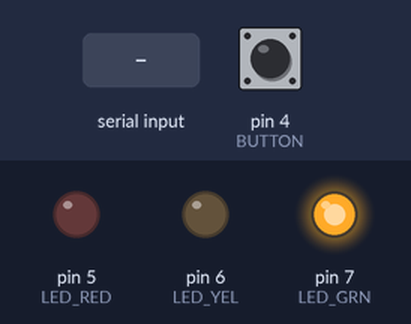
Bench run of a sketch on a simulated Arduino Uno, built with avr-gcc and run on an emulated ATmega328P. Parts: output pins drawn as LEDs (lit = HIGH). Inputs (shaded band) come from the test bench; at power-on: pin 4 (BUTTON) HIGH.

Above: at 1.2 s.
1.3 s: "Y" received over the second serial link
At 2.0 s:
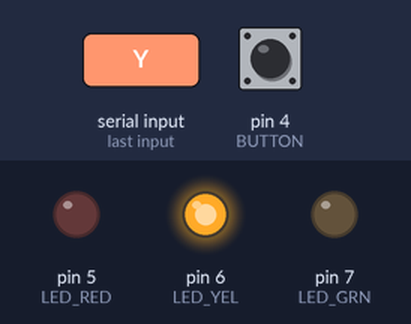
2.8 s: "R" received over the second serial link
At 3.1 s:
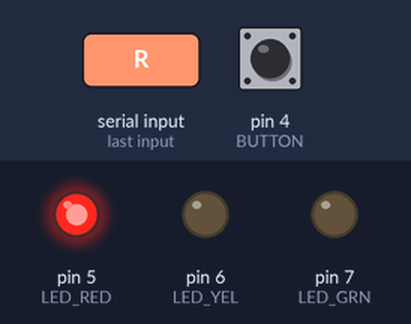
4.3 s: "G" received over the second serial link
At 5.5 s:
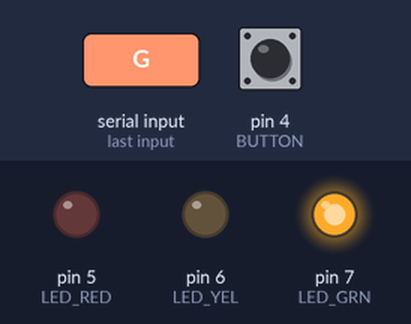
Timing chart, 0 to 7.3 s (numbered marks = the images above; inputs shaded):
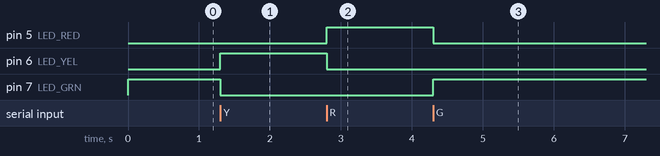

The sketch:

noeud3.ino
```cpp
// ==========================================
// NODE 3: ARDUINO UNO - FEU + BOUTON (9600 BAUD)
// ==========================================

#include <SoftwareSerial.h>

SoftwareSerial xbee(2, 3); // RX, TX

const int BUTTON  = 4;
const int LED_RED = 5;
const int LED_YEL = 6;
const int LED_GRN = 7;

unsigned long lastPress = 0;

void setup() {
  pinMode(BUTTON, INPUT_PULLUP);
  pinMode(LED_RED, OUTPUT);
  pinMode(LED_YEL, OUTPUT);
  pinMode(LED_GRN, OUTPUT);

  xbee.begin(9600);

  setLights(LOW, LOW, HIGH); // Vert au départ
}

void loop() {

  if (digitalRead(BUTTON) == LOW && millis() - lastPress > 300) {
    lastPress = millis();
    xbee.print('Z'); // Envoie au coordinateur
  }

  if (xbee.available() > 0) {
    char command = xbee.read();

    if (command == 'Y') {
      setLights(LOW, HIGH, LOW);
    } else if (command == 'R') {
      setLights(HIGH, LOW, LOW);
    } else if (command == 'G') {
      setLights(LOW, LOW, HIGH);
    }
  }
}

void setLights(int red, int yellow, int green) {
  digitalWrite(LED_RED, red);
  digitalWrite(LED_YEL, yellow);
  digitalWrite(LED_GRN, green);
}
```

Measured:
- after the input at 1.3 s, pin 6 (LED_YEL): LOW → HIGH at once; pin 7 (LED_GRN): HIGH → LOW at once
- after the input at 2.8 s, pin 5 (LED_RED): LOW → HIGH at once; pin 6 (LED_YEL): HIGH → LOW at once
- after the input at 4.3 s, pin 5 (LED_RED): HIGH → LOW at once; pin 7 (LED_GRN): LOW → HIGH at once
